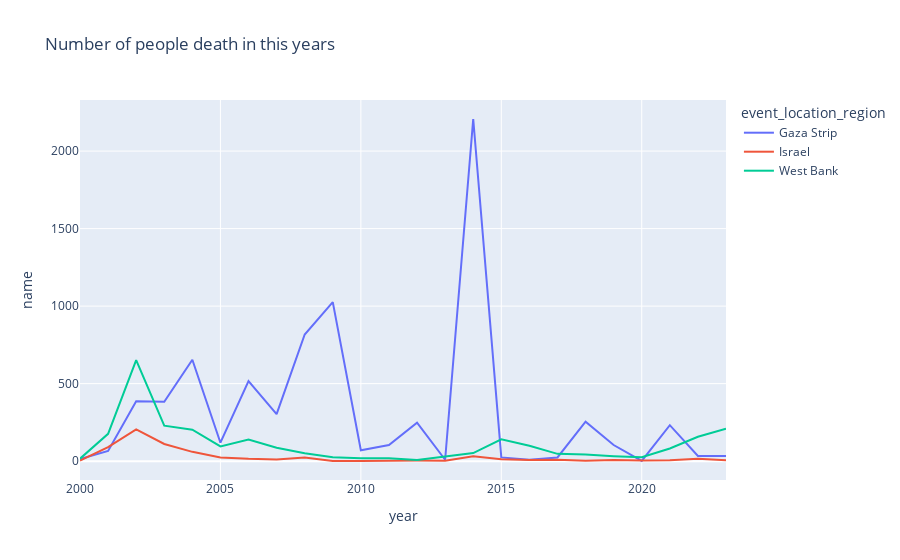

Notebook cell for this chart:
### Code cell
px.line(df.groupby(['event_location_region','year']).name.count().reset_index(),x='year',y='name',color='event_location_region',title='Number of people death in this years')

### Figure 1 — Plotly figure (JSON) as saved in the notebook; plotly's stock layout.template omitted (floating-point values rounded to 4 significant figures)
{"data": [{"hovertemplate": "event_location_region=Gaza Strip<br>year=%{x}<br>name=%{y}<extra></extra>", "legendgroup": "Gaza Strip", "line": {"color": "#636efa", "dash": "solid"}, "marker": {"symbol": "circle"}, "mode": "lines", "name": "Gaza Strip", "orientation": "v", "showlegend": true, "type": "scatter", "x": [2000, 2001, 2002, 2003, 2004, 2005, 2006, 2007, 2008, 2009, 2010, 2011, 2012, 2013, 2014, 2015, 2016, 2017, 2018, 2019, 2020, 2021, 2022, 2023], "xaxis": "x", "y": [13, 66, 386, 383, 654, 119, 517, 303, 817, 1026, 70, 104, 248, 9, 2207, 24, 9, 24, 255, 104, 2, 232, 33, 33], "yaxis": "y"}, {"hovertemplate": "event_location_region=Israel<br>year=%{x}<br>name=%{y}<extra></extra>", "legendgroup": "Israel", "line": {"color": "#EF553B", "dash": "solid"}, "marker": {"symbol": "circle"}, "mode": "lines", "name": "Israel", "orientation": "v", "showlegend": true, "type": "scatter", "x": [2000, 2001, 2002, 2003, 2004, 2005, 2006, 2007, 2008, 2009, 2010, 2011, 2012, 2013, 2014, 2015, 2016, 2017, 2018, 2019, 2020, 2021, 2022, 2023], "xaxis": "x", "y": [4, 91, 205, 111, 60, 24, 15, 11, 24, 1, 1, 4, 5, 3, 31, 13, 8, 9, 2, 8, 4, 6, 15, 6], "yaxis": "y"}, {"hovertemplate": "event_location_region=West Bank<br>year=%{x}<br>name=%{y}<extra></extra>", "legendgroup": "West Bank", "line": {"color": "#00cc96", "dash": "solid"}, "marker": {"symbol": "circle"}, "mode": "lines", "name": "West Bank", "orientation": "v", "showlegend": true, "type": "scatter", "x": [2000, 2001, 2002, 2003, 2004, 2005, 2006, 2007, 2008, 2009, 2010, 2011, 2012, 2013, 2014, 2015, 2016, 2017, 2018, 2019, 2020, 2021, 2022, 2023], "xaxis": "x", "y": [16, 176, 652, 229, 203, 95, 139, 86, 51, 25, 18, 19, 8, 30, 52, 141, 99, 47, 43, 32, 25, 82, 157, 209], "yaxis": "y"}], "layout": {"legend": {"title": {"text": "event_location_region"}, "tracegroupgap": 0}, "title": {"text": "Number of people death in this years"}, "xaxis": {"anchor": "y", "domain": [0, 1], "title": {"text": "year"}}, "yaxis": {"anchor": "x", "domain": [0, 1], "title": {"text": "name"}}}}
